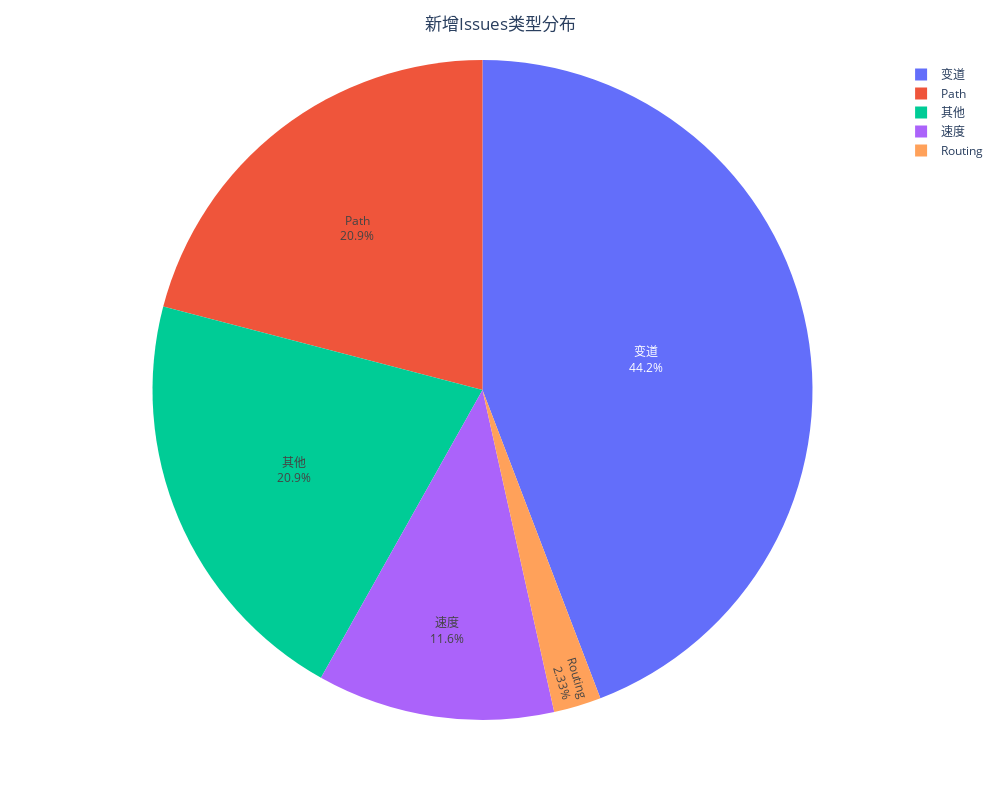

The notebook cell saved with this chart:
### Code cell
ana.part_3b().show()

### Figure 1 — Plotly figure (JSON) as saved in the notebook; plotly's stock layout.template omitted (floating-point values rounded to 4 significant figures)
{"data": [{"domain": {"x": [0, 1], "y": [0, 1]}, "hovertemplate": "label=%{label}<br>value=%{value}<extra></extra>", "labels": ["Path", "Routing", "其他", "变道", "速度"], "legendgroup": "", "name": "", "showlegend": true, "textinfo": "percent+label", "textposition": "inside", "type": "pie", "values": [9, 1, 9, 19, 5]}], "layout": {"height": 800, "legend": {"tracegroupgap": 0}, "margin": {"t": 60}, "title": {"text": "新增Issues类型分布", "x": 0.5, "xanchor": "center"}, "width": 1000}}
